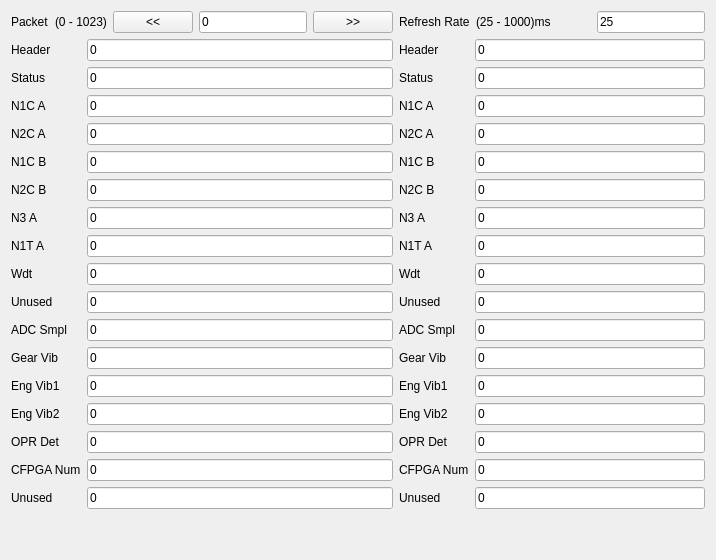
      <widget class="QWidget" name="tab">
       <attribute name="title">
        <string>SpeedVib</string>
       </attribute>
       <layout class="QVBoxLayout" name="verticalLayout_3">
        <item>
         <layout class="QGridLayout" name="gridLayout">
          <item row="1" column="0">
           <layout class="QGridLayout" name="gridLayout_2">
            <item row="9" column="2">
             <widget class="QLineEdit" name="lineEdit_spdVib_Unused1_raw">
              <property name="text">
               <string>0</string>
              </property>
              <property name="readOnly">
               <bool>true</bool>
              </property>
             </widget>
            </item>
            <item row="5" column="2">
             <widget class="QLineEdit" name="lineEdit_spdVib_N2CB_raw">
              <property name="text">
               <string>0</string>
              </property>
              <property name="readOnly">
               <bool>true</bool>
              </property>
             </widget>
            </item>
            <item row="7" column="2">
             <widget class="QLineEdit" name="lineEdit_spdVib_N1T_raw">
              <property name="text">
               <string>0</string>
              </property>
              <property name="readOnly">
               <bool>true</bool>
              </property>
             </widget>
            </item>
            <item row="4" column="2">
             <widget class="QLineEdit" name="lineEdit_spdVib_N1CB_raw">
              <property name="text">
               <string>0</string>
              </property>
              <property name="readOnly">
               <bool>true</bool>
              </property>
             </widget>
            </item>
            <item row="1" column="2">
             <widget class="QLineEdit" name="lineEdit_spdVib_Status_raw">
              <property name="text">
               <string>0</string>
              </property>
              <property name="readOnly">
               <bool>true</bool>
              </property>
             </widget>
            </item>
            <item row="2" column="2">
             <widget class="QLineEdit" name="lineEdit_spdVib_N1CA_raw">
              <property name="text">
               <string>0</string>
              </property>
              <property name="readOnly">
               <bool>true</bool>
              </property>
             </widget>
            </item>
            <item row="13" column="2">
             <widget class="QLineEdit" name="lineEdit_spdVib_EngVib2_raw">
              <property name="text">
               <string>0</string>
              </property>
              <property name="readOnly">
               <bool>true</bool>
              </property>
             </widget>
            </item>
            <item row="0" column="2">
             <widget class="QLineEdit" name="lineEdit_spdVib_Header_raw">
              <property name="text">
               <string>0</string>
              </property>
              <property name="readOnly">
               <bool>true</bool>
              </property>
             </widget>
            </item>
            <item row="16" column="2">
             <widget class="QLineEdit" name="lineEdit_spdVib_Unused2_raw">
              <property name="text">
               <string>0</string>
              </property>
              <property name="readOnly">
               <bool>true</bool>
              </property>
             </widget>
            </item>
            <item row="11" column="2">
             <widget class="QLineEdit" name="lineEdit_spdVib_GearVib_raw">
              <property name="text">
               <string>0</string>
              </property>
              <property name="readOnly">
               <bool>true</bool>
              </property>
             </widget>
            </item>
            <item row="14" column="2">
             <widget class="QLineEdit" name="lineEdit_spdVib_OPRDet_raw">
              <property name="text">
               <string>0</string>
              </property>
              <property name="readOnly">
               <bool>true</bool>
              </property>
             </widget>
            </item>
            <item row="12" column="2">
             <widget class="QLineEdit" name="lineEdit_spdVib_EngVib1_raw">
              <property name="text">
               <string>0</string>
              </property>
              <property name="readOnly">
               <bool>true</bool>
              </property>
             </widget>
            </item>
            <item row="3" column="2">
             <widget class="QLineEdit" name="lineEdit_spdVib_N2CA_raw">
              <property name="text">
               <string>0</string>
              </property>
              <property name="readOnly">
               <bool>true</bool>
              </property>
             </widget>
            </item>
            <item row="6" column="2">
             <widget class="QLineEdit" name="lineEdit_spdVib_N3A_raw">
              <property name="text">
               <string>0</string>
              </property>
              <property name="readOnly">
               <bool>true</bool>
              </property>
             </widget>
            </item>
            <item row="8" column="2">
             <widget class="QLineEdit" name="lineEdit_spdVib_Wdt_raw">
              <property name="text">
               <string>0</string>
              </property>
              <property name="readOnly">
               <bool>true</bool>
              </property>
             </widget>
            </item>
            <item row="10" column="2">
             <widget class="QLineEdit" name="lineEdit_spdVib_ADCSmpl_raw">
              <property name="text">
               <string>0</string>
              </property>
              <property name="readOnly">
               <bool>true</bool>
              </property>
             </widget>
            </item>
            <item row="15" column="2">
             <widget class="QLineEdit" name="lineEdit_spdVib_CFPGANum_raw">
              <property name="text">
               <string>0</string>
              </property>
              <property name="readOnly">
               <bool>true</bool>
              </property>
             </widget>
            </item>
            <item row="0" column="0">
             <widget class="QLabel" name="label_22">
              <property name="text">
               <string>Header</string>
              </property>
             </widget>
            </item>
            <item row="1" column="0">
             <widget class="QLabel" name="label_23">
              <property name="text">
               <string>Status</string>
              </property>
             </widget>
            </item>
            <item row="2" column="0">
             <widget class="QLabel" name="label_24">
              <property name="text">
               <string>N1C A</string>
              </property>
             </widget>
            </item>
            <item row="3" column="0">
             <widget class="QLabel" name="label_25">
              <property name="text">
               <string>N2C A</string>
              </property>
             </widget>
            </item>
            <item row="4" column="0">
             <widget class="QLabel" name="label_26">
              <property name="text">
               <string>N1C B</string>
              </property>
             </widget>
            </item>
            <item row="5" column="0">
             <widget class="QLabel" name="label_27">
              <property name="text">
               <string>N2C B</string>
              </property>
             </widget>
            </item>
            <item row="6" column="0">
             <widget class="QLabel" name="label_28">
              <property name="text">
               <string>N3 A</string>
              </property>
             </widget>
            </item>
            <item row="7" column="0">
             <widget class="QLabel" name="label_29">
              <property name="text">
               <string>N1T A</string>
              </property>
             </widget>
            </item>
            <item row="8" column="0">
             <widget class="QLabel" name="label_30">
              <property name="text">
               <string>Wdt</string>
              </property>
             </widget>
            </item>
            <item row="9" column="0">
             <widget class="QLabel" name="label_31">
              <property name="text">
               <string>Unused</string>
              </property>
             </widget>
            </item>
            <item row="10" column="0">
             <widget class="QLabel" name="label_32">
              <property name="text">
               <string>ADC Smpl</string>
              </property>
             </widget>
            </item>
            <item row="11" column="0">
             <widget class="QLabel" name="label_33">
              <property name="text">
               <string>Gear Vib</string>
              </property>
             </widget>
            </item>
            <item row="12" column="0">
             <widget class="QLabel" name="label_34">
              <property name="text">
               <string>Eng Vib1</string>
              </property>
             </widget>
            </item>
            <item row="13" column="0">
             <widget class="QLabel" name="label_35">
              <property name="text">
               <string>Eng Vib2</string>
              </property>
             </widget>
            </item>
            <item row="14" column="0">
             <widget class="QLabel" name="label_36">
              <property name="text">
               <string>OPR Det</string>
              </property>
             </widget>
            </item>
            <item row="15" column="0">
             <widget class="QLabel" name="label_37">
              <property name="text">
               <string>CFPGA Num</string>
              </property>
             </widget>
            </item>
            <item row="16" column="0">
             <widget class="QLabel" name="label_38">
              <property name="text">
               <string>Unused</string>
              </property>
             </widget>
            </item>
           </layout>
          </item>
          <item row="1" column="1">
           <layout class="QGridLayout" name="gridLayout_3"/>
          </item>
          <item row="1" column="2">
           <layout class="QGridLayout" name="gridLayout_4">
            <item row="4" column="1">
             <widget class="QLineEdit" name="lineEdit_spdVib_N1CB_conv">
              <property name="text">
               <string>0</string>
              </property>
              <property name="readOnly">
               <bool>true</bool>
              </property>
             </widget>
            </item>
            <item row="15" column="1">
             <widget class="QLineEdit" name="lineEdit_spdVib_CFPGANum_conv">
              <property name="text">
               <string>0</string>
              </property>
              <property name="readOnly">
               <bool>true</bool>
              </property>
             </widget>
            </item>
            <item row="12" column="1">
             <widget class="QLineEdit" name="lineEdit_spdVib_EngVib1_conv">
              <property name="text">
               <string>0</string>
              </property>
              <property name="readOnly">
               <bool>true</bool>
              </property>
             </widget>
            </item>
            <item row="16" column="1">
             <widget class="QLineEdit" name="lineEdit_spdVib_Unused2_conv">
              <property name="text">
               <string>0</string>
              </property>
              <property name="readOnly">
               <bool>true</bool>
              </property>
             </widget>
            </item>
            <item row="8" column="1">
             <widget class="QLineEdit" name="lineEdit_spdVib_Wdt_conv">
              <property name="text">
               <string>0</string>
              </property>
              <property name="readOnly">
               <bool>true</bool>
              </property>
             </widget>
            </item>
            <item row="11" column="1">
             <widget class="QLineEdit" name="lineEdit_spdVib_GearVib_conv">
              <property name="text">
               <string>0</string>
              </property>
              <property name="readOnly">
               <bool>true</bool>
              </property>
             </widget>
            </item>
            <item row="5" column="1">
             <widget class="QLineEdit" name="lineEdit_spdVib_N2CB_conv">
              <property name="text">
               <string>0</string>
              </property>
              <property name="readOnly">
               <bool>true</bool>
              </property>
             </widget>
            </item>
            <item row="7" column="1">
             <widget class="QLineEdit" name="lineEdit_spdVib_N1T_conv">
              <property name="text">
               <string>0</string>
              </property>
              <property name="readOnly">
               <bool>true</bool>
              </property>
             </widget>
            </item>
            <item row="10" column="1">
             <widget class="QLineEdit" name="lineEdit_spdVib_ADCSmpl_conv">
              <property name="text">
               <string>0</string>
              </property>
              <property name="readOnly">
               <bool>true</bool>
              </property>
             </widget>
            </item>
            <item row="0" column="1">
             <widget class="QLineEdit" name="lineEdit_spdVib_Header_conv">
              <property name="text">
               <string>0</string>
              </property>
              <property name="readOnly">
               <bool>true</bool>
              </property>
             </widget>
            </item>
            <item row="1" column="1">
             <widget class="QLineEdit" name="lineEdit_spdVib_Status_conv">
              <property name="text">
               <string>0</string>
              </property>
              <property name="readOnly">
               <bool>true</bool>
              </property>
             </widget>
            </item>
            <item row="6" column="1">
             <widget class="QLineEdit" name="lineEdit_spdVib_N3A_conv">
              <property name="text">
               <string>0</string>
              </property>
              <property name="readOnly">
               <bool>true</bool>
              </property>
             </widget>
            </item>
            <item row="9" column="1">
             <widget class="QLineEdit" name="lineEdit_spdVib_Unused1_conv">
              <property name="text">
               <string>0</string>
              </property>
              <property name="readOnly">
               <bool>true</bool>
              </property>
             </widget>
            </item>
            <item row="2" column="1">
             <widget class="QLineEdit" name="lineEdit_spdVib_N1CA_conv">
              <property name="text">
               <string>0</string>
              </property>
              <property name="readOnly">
               <bool>true</bool>
              </property>
             </widget>
            </item>
            <item row="14" column="1">
             <widget class="QLineEdit" name="lineEdit_spdVib_OPRDet_conv">
              <property name="text">
               <string>0</string>
              </property>
              <property name="readOnly">
               <bool>true</bool>
              </property>
             </widget>
            </item>
            <item row="3" column="1">
             <widget class="QLineEdit" name="lineEdit_spdVib_N2CA_conv">
              <property name="text">
               <string>0</string>
              </property>
              <property name="readOnly">
               <bool>true</bool>
              </property>
             </widget>
            </item>
            <item row="13" column="1">
             <widget class="QLineEdit" name="lineEdit_spdVib_EngVib2_conv">
              <property name="text">
               <string>0</string>
              </property>
              <property name="readOnly">
               <bool>true</bool>
              </property>
             </widget>
            </item>
            <item row="0" column="0">
             <widget class="QLabel" name="label_3">
              <property name="text">
               <string>Header</string>
              </property>
             </widget>
            </item>
            <item row="1" column="0">
             <widget class="QLabel" name="label_4">
              <property name="text">
               <string>Status</string>
              </property>
             </widget>
            </item>
            <item row="2" column="0">
             <widget class="QLabel" name="label_5">
              <property name="text">
               <string>N1C A</string>
              </property>
             </widget>
            </item>
            <item row="3" column="0">
             <widget class="QLabel" name="label_118">
              <property name="text">
               <string>N2C A</string>
              </property>
             </widget>
            </item>
            <item row="4" column="0">
             <widget class="QLabel" name="label_119">
              <property name="text">
               <string>N1C B</string>
              </property>
             </widget>
            </item>
            <item row="5" column="0">
             <widget class="QLabel" name="label_120">
              <property name="text">
               <string>N2C B</string>
              </property>
             </widget>
            </item>
            <item row="6" column="0">
             <widget class="QLabel" name="label_121">
              <property name="text">
               <string>N3 A</string>
              </property>
             </widget>
            </item>
            <item row="7" column="0">
             <widget class="QLabel" name="label_122">
              <property name="text">
               <string>N1T A</string>
              </property>
             </widget>
            </item>
            <item row="8" column="0">
             <widget class="QLabel" name="label_123">
              <property name="text">
               <string>Wdt</string>
              </property>
             </widget>
            </item>
            <item row="9" column="0">
             <widget class="QLabel" name="label_124">
              <property name="text">
               <string>Unused</string>
              </property>
             </widget>
            </item>
            <item row="10" column="0">
             <widget class="QLabel" name="label_125">
              <property name="text">
               <string>ADC Smpl</string>
              </property>
             </widget>
            </item>
            <item row="11" column="0">
             <widget class="QLabel" name="label_126">
              <property name="text">
               <string>Gear Vib</string>
              </property>
             </widget>
            </item>
            <item row="12" column="0">
             <widget class="QLabel" name="label_127">
              <property name="text">
               <string>Eng Vib1</string>
              </property>
             </widget>
            </item>
            <item row="13" column="0">
             <widget class="QLabel" name="label_128">
              <property name="text">
               <string>Eng Vib2</string>
              </property>
             </widget>
            </item>
            <item row="14" column="0">
             <widget class="QLabel" name="label_129">
              <property name="text">
               <string>OPR Det</string>
              </property>
             </widget>
            </item>
            <item row="15" column="0">
             <widget class="QLabel" name="label_130">
              <property name="text">
               <string>CFPGA Num</string>
              </property>
             </widget>
            </item>
            <item row="16" column="0">
             <widget class="QLabel" name="label_131">
              <property name="text">
               <string>Unused</string>
              </property>
             </widget>
            </item>
           </layout>
          </item>
          <item row="0" column="2">
           <layout class="QGridLayout" name="gridLayout_6">
            <item row="0" column="1">
             <widget class="QLabel" name="label_7">
              <property name="text">
               <string>(25 - 1000)ms</string>
              </property>
             </widget>
            </item>
            <item row="0" column="3">
             <widget class="QLineEdit" name="lineEdit_SpdVibRefreshRate">
              <property name="text">
               <string>25</string>
              </property>
              <property name="placeholderText">
               <string>0</string>
              </property>
             </widget>
            </item>
            <item row="0" column="0">
             <widget class="QLabel" name="label_2">
              <property name="text">
               <string>Refresh Rate</string>
              </property>
             </widget>
            </item>
            <item row="0" column="2">
             <spacer name="horizontalSpacer_2">
              <property name="orientation">
               <enum>Qt::Horizontal</enum>
              </property>
              <property name="sizeHint" stdset="0">
               <size>
                <width>40</width>
                <height>20</height>
               </size>
              </property>
             </spacer>
            </item>
           </layout>
          </item>
          <item row="0" column="0">
           <layout class="QGridLayout" name="gridLayout_5">
            <item row="0" column="4">
             <widget class="QLineEdit" name="lineEdit_SpdVibPacketNumber">
              <property name="text">
               <string>0</string>
              </property>
              <property name="placeholderText">
               <string>0</string>
              </property>
             </widget>
            </item>
            <item row="0" column="0">
             <widget class="QLabel" name="label">
              <property name="text">
               <string>Packet</string>
              </property>
             </widget>
            </item>
            <item row="0" column="1">
             <widget class="QLabel" name="label_6">
              <property name="text">
               <string>(0 - 1023)</string>
              </property>
             </widget>
            </item>
            <item row="0" column="2">
             <widget class="QPushButton" name="pushButton_spdVib_dec">
              <property name="text">
               <string>&lt;&lt;</string>
              </property>
             </widget>
            </item>
            <item row="0" column="5">
             <widget class="QPushButton" name="pushButton_spdVib_inc">
              <property name="text">
               <string>&gt;&gt;</string>
              </property>
             </widget>
            </item>
           </layout>
          </item>
         </layout>
        </item>
        <item>
         <spacer name="verticalSpacer">
          <property name="orientation">
           <enum>Qt::Vertical</enum>
          </property>
          <property name="sizeHint" stdset="0">
           <size>
            <width>20</width>
            <height>40</height>
           </size>
          </property>
         </spacer>
        </item>
       </layout>
      </widget>
